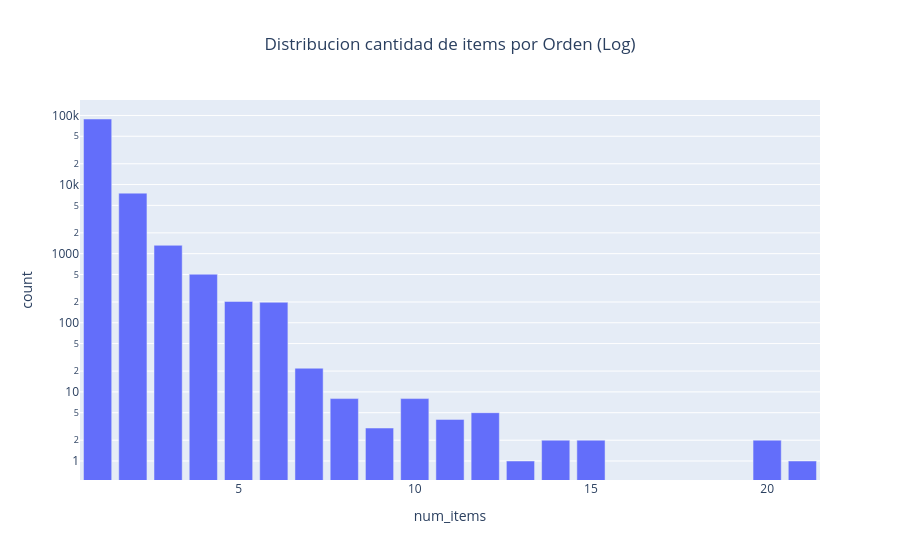

Notebook code for this chart:
### Code cell
fig = (order_items.groupby("order_id")
       .agg(F.count(F.col("*")).alias("num_items"))
       .groupby("num_items")
       .count()
       .plot.bar(x="num_items", y="count", title="Distribucion cantidad de items por Orden (Log)")
      )
fig.update_layout(yaxis_type="log", title_x=0.5)

### Figure 1 — Plotly figure (JSON) as saved in the notebook; plotly's stock layout.template omitted (floating-point values rounded to 4 significant figures)
{"data": [{"alignmentgroup": "True", "hovertemplate": "num_items=%{x}<br>count=%{y}<extra></extra>", "legendgroup": "", "marker": {"color": "#636efa", "pattern": {"shape": ""}}, "name": "", "offsetgroup": "", "orientation": "v", "showlegend": false, "textposition": "auto", "type": "bar", "x": [7, 6, 9, 5, 1, 10, 3, 12, 8, 2, 4, 13, 14, 15, 11, 20, 21], "xaxis": "x", "y": [22, 198, 3, 204, 88863, 8, 1322, 5, 8, 7516, 505, 1, 2, 2, 4, 2, 1], "yaxis": "y"}], "layout": {"barmode": "relative", "legend": {"tracegroupgap": 0}, "title": {"text": "Distribucion cantidad de items por Orden (Log)", "x": 0.5}, "xaxis": {"anchor": "y", "domain": [0, 1], "title": {"text": "num_items"}}, "yaxis": {"anchor": "x", "domain": [0, 1], "title": {"text": "count"}, "type": "log"}}}
